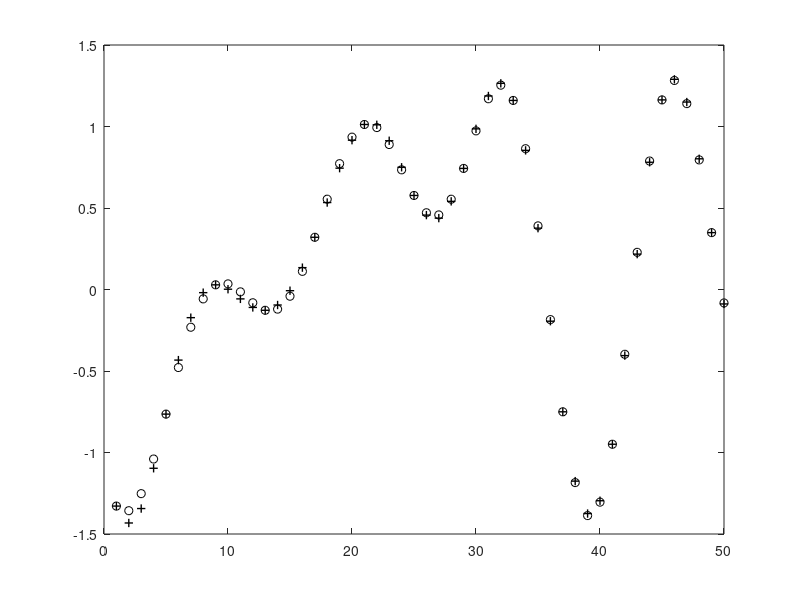

MATLAB code to generate this figure: (Note: this script raises an error after producing the figure.)
% c2_Resampling       Illustrates the interpolation formula

% This example produces a plot similar to Figure 3.6 in the
% book. It illustrates the process of resampling a signal to a higher
% sampling frequency.

% This file is part of the examples for the ABRAVIBE Toolbox for NVA which 
% is an accompanying toolbox for the book
% Brandt, Anders: "Noise and Vibration Analysis: Signal Analysis and
% Experimental Procedures," Wiley 2011. ISBN: 13-978-0-470-74644-8.
% Copyright 2011, Anders Brandt.


close all
clear

% Some settings to easily change plot appearance
%--------------------------------------------------
FontSize=9;
FontName='Times New Roman';
LineWidth=1;

%--------------------------------------------------
% Set up
% Note that because we use random noise (randn command) each run of this
% script will produce a unique realization. Sometimes the result may look
% better than other times.
N=1000;             % Number of samples to start with
fs=1000;           	% Sampling freq. for simulation
x=randn(N,1);      	% Gaussian noise, oversampling ratio is 2
x=resample(x,5,1);  % Resample to 10 times oversampling
x25=x(1:4:end);     % Oversampling ratio of x25 is 2.5
xr=resample(x25,4,1);	% oversampling ratio of xr is 10
% Plot 'original' data x, and the resampled xr
plot(1:50,x(1:50),'ok',1:50,xr(1:50),'+k','LineWidth',LineWidth)
legend('Original','Resampled',3)
xlabel('Sample Number','FontName',FontName,'FontSize',FontSize)
set(gca,'FontName',FontName,'FontSize',FontSize)
